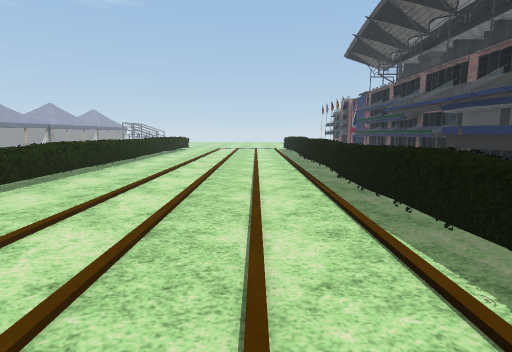
View 1 (above)

24 first-person views from a walk through a scene from a Unity 3-D project. The camera is 1.3 m above the floor, tilts 8° down and sees 80° across. The floor is counted in squares, 1 m on a side. Each view is taken from the middle of a square. On the plan, view 1 faces up. The plan holds only what a view shows up to about 14 squares ahead; the rest is blank. The place goes on beyond the plan. Some animated figures are not drawn. Some surface patterns are stand-ins.

View 2
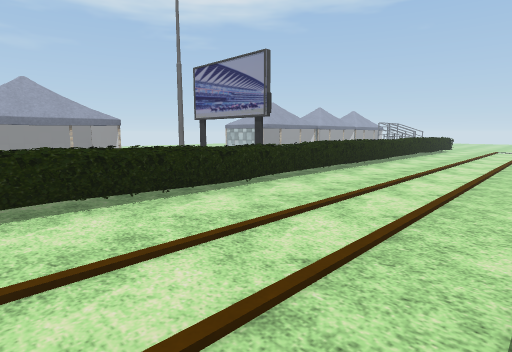

View 3
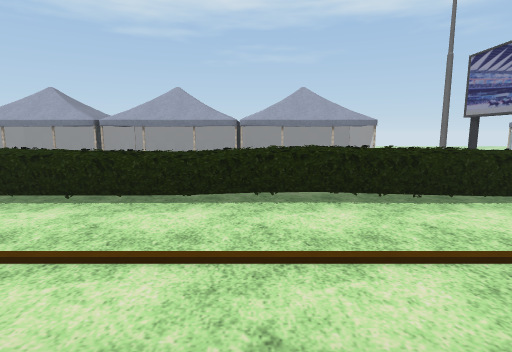

View 4
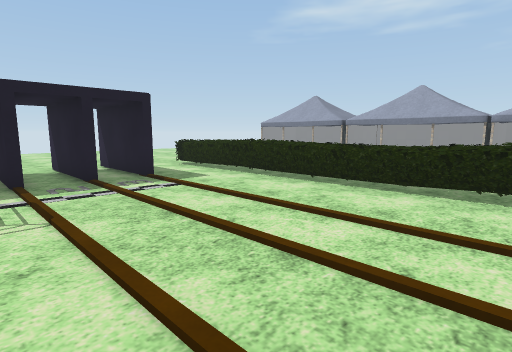

View 5
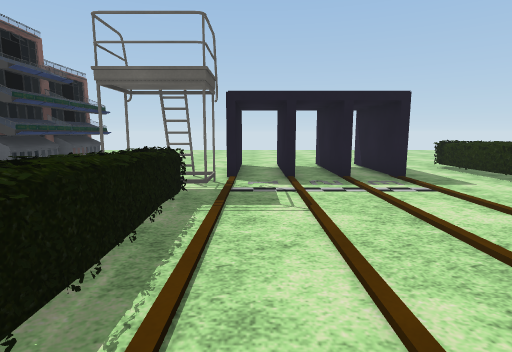

View 6
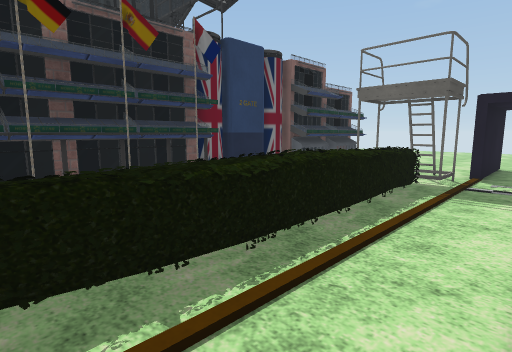

View 7
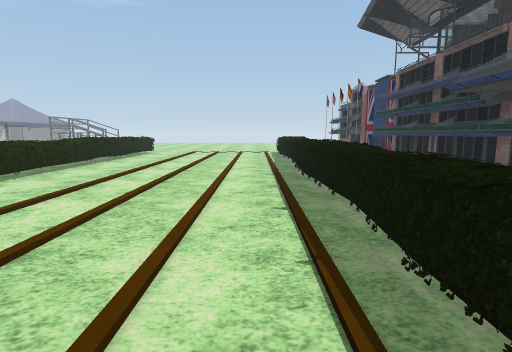

View 8
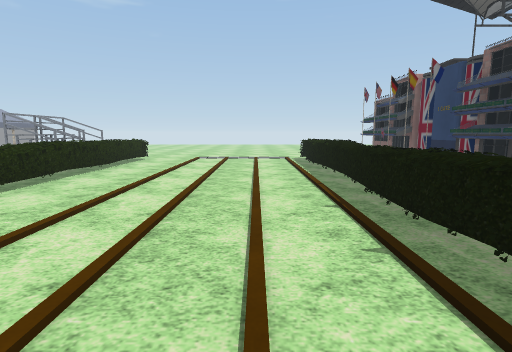

View 9
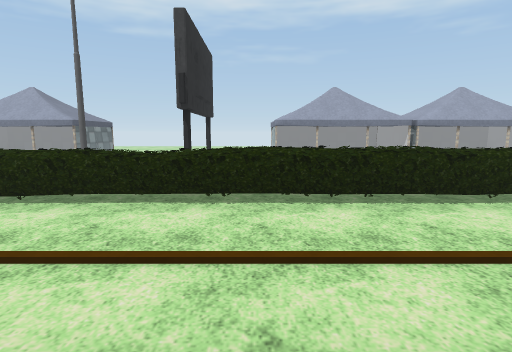

View 10
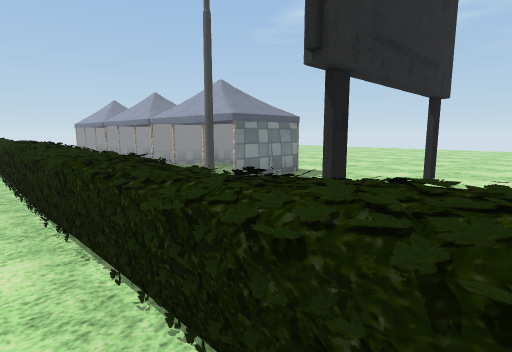

View 11
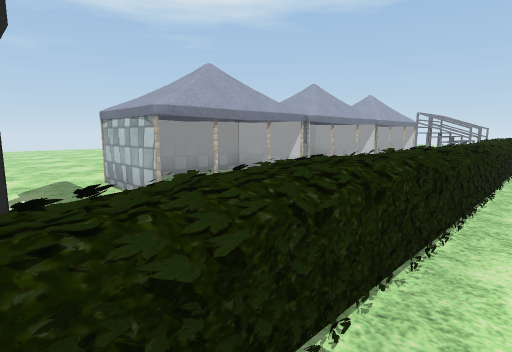

View 12
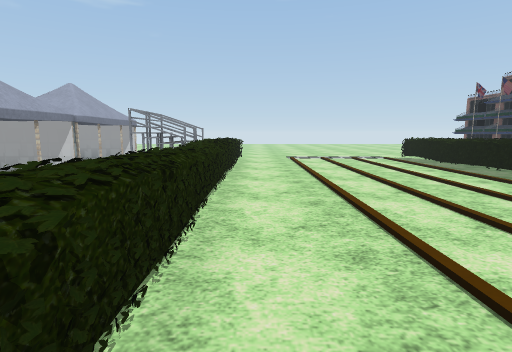

View 13
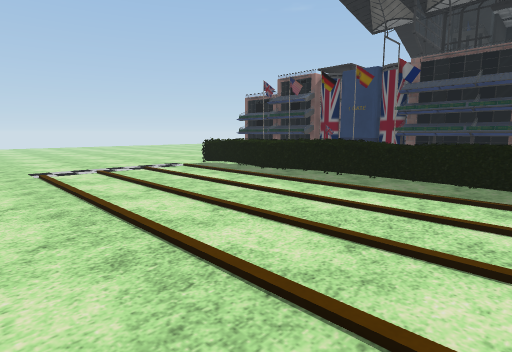

View 14
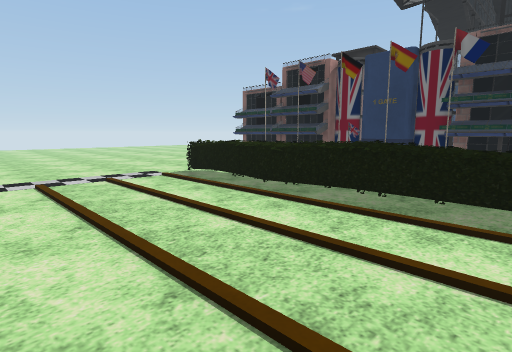

View 15
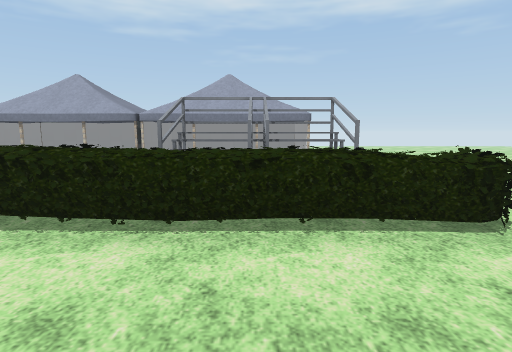

View 16
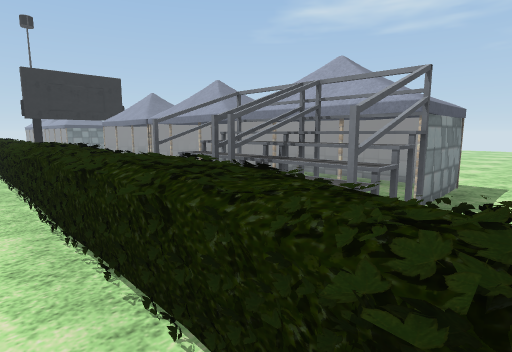

View 17
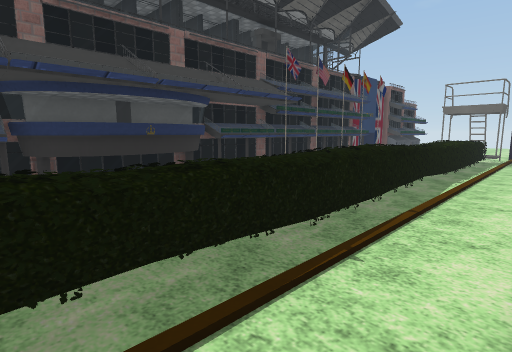

View 18
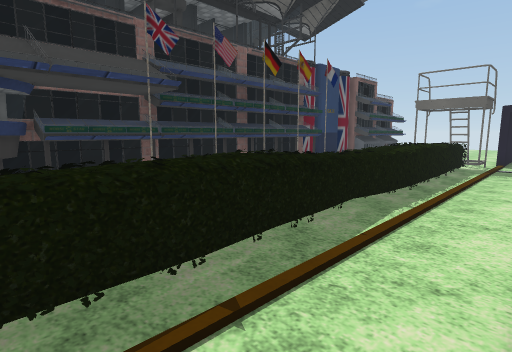

View 19
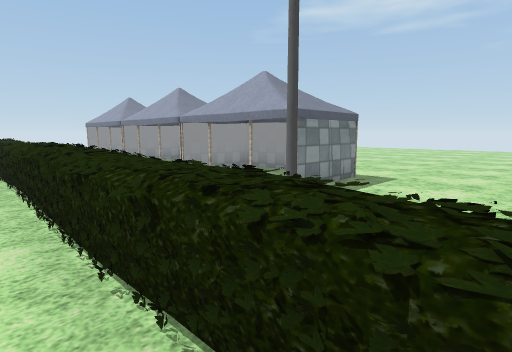

View 20
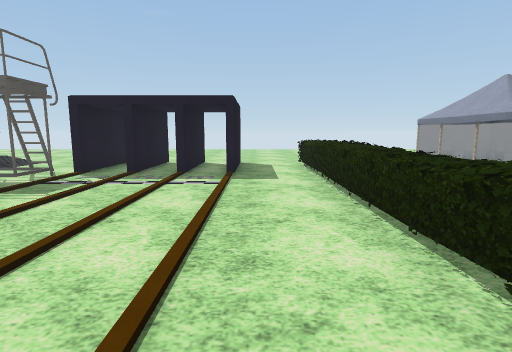

View 21
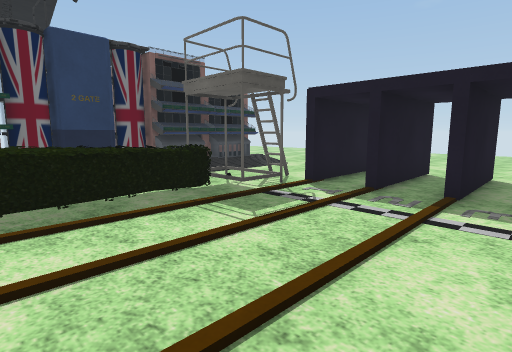

View 22
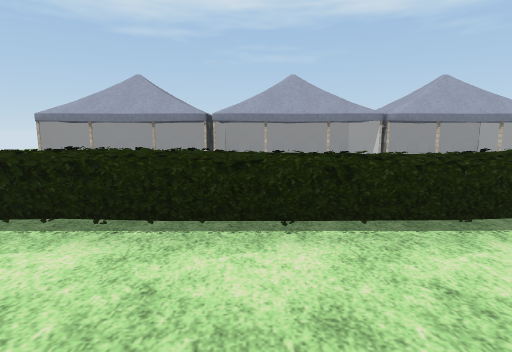

View 23
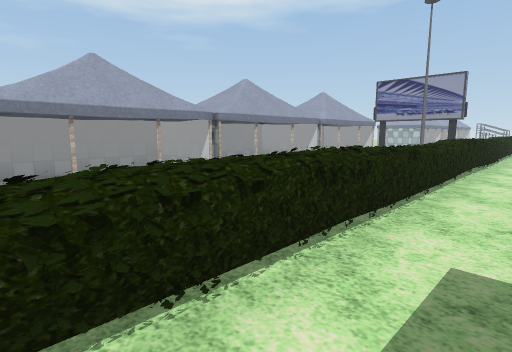

View 24
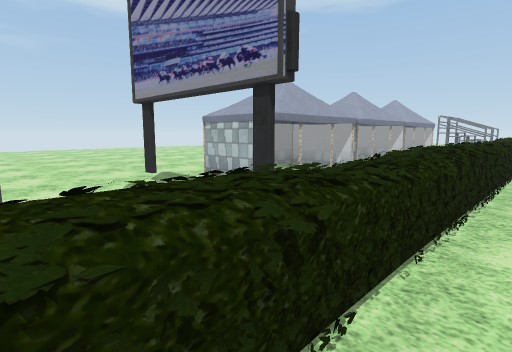

### Floor plan
Key: @ floor where view 1 was taken; # wall or solid block; x gap in a wall; . floor; / step, stairs or slope; = window, fence, low wall or low ledge; ^ raised ledge; O other object.
Columns run from 20 left of view 1 to 10 right of it. Each row starts with its distance up from view 1.
 26              ^^.......=^  #O
 25 .......... ^^^^.......=^  #OOOO
 24 .......####^^^^.......=^   #=
 23 ..     #  ###^^.......=^. #/#
 22        #  #^^^^.......=^.# /#
 21        #  #x.^^.......=^.  #=
 20        #  #  ^^.......=^. ###
 19        #  #   ^........^.  #
 18        #  #  ^^........^.  #
 17        #  #  ^^.......=^.  #
 16        #  #  ^^.......=^   =
 15        #  #  ^^.......=^   #
 14        #  #  ^^.......=^   #
 13        #  #  ^^.......=^   #
 12 ...... #  #  ^^.......=^   #
 11 .......####  ^^........^  .#
 10 .........    ^^........^  ##
  9 .........    ^^.......=^  ##
  8 ........#.  #^^.......=^  ##
  7 ..........   ^^.......=^  .#
  6 ..........   ^^.......=^   #
  5 ..........   ^^.......=^  ##
  4 .......####  ^^........^  ##
  3  ......#  #  ^^........^   #
  2   ...  #  #  ^^........^  ##
  1        #  #  ^^.......=^  ##
  0        #  #  ^^.....@.=^   #
 -1        #  #  ^^.......=^   ##
 -2        #  #  ^^.......=^   =#
 -3        #  #  ^^.......=^   /#
 -4        #  #   ^........^   /#
 -5        #  #  ^^.......=^   /#
 -6        #  #  ^^.......###  O#
 -7        #  #  ^^........OO. OO
 -8        #  #  ^^..OO.O.OO...O
 -9        #  #  ^^..OO.O.O....O
-10        #  #  ^^..OO.O.O....O

Where each view was taken, in squares from view 1:
view 1: 0 up, 0 right, facing up
view 2: 0 up, 0 right, facing up-left
view 3: 0 up, 0 right, facing left
view 4: 1 up, 1 right, facing down-left
view 5: 1 up, 1 right, facing down
view 6: 3 up, 0 right, facing down-right
view 7: 6 up, 1 right, facing up
view 8: 10 up, 0 right, facing up
view 9: 10 up, 0 right, facing left
view 10: 10 up, 5 left, facing down-left
view 11: 8 up, 5 left, facing up-left
view 12: 11 up, 5 left, facing up
view 13: 16 up, 5 left, facing up-right
view 14: 18 up, 3 left, facing up-right
view 15: 23 up, 2 left, facing left
view 16: 26 up, 5 left, facing down-left
view 17: 12 up, 0 right, facing down-right
view 18: 8 up, 0 right, facing down-right
view 19: 8 up, 5 left, facing down-left
view 20: 2 up, 4 left, facing down
view 21: 1 down, 3 left, facing down-right
view 22: 4 down, 2 left, facing left
view 23: 10 down, 4 left, facing up-left
view 24: 5 up, 5 left, facing up-left
